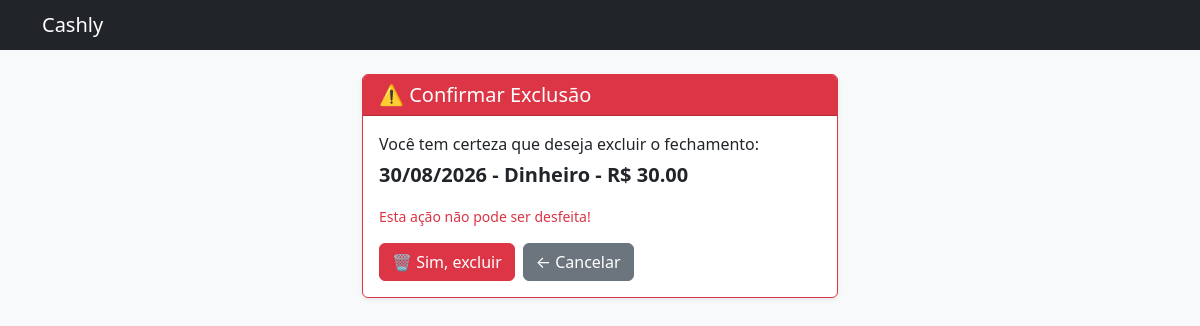
The app's page /vendas/2/excluir/ with its own data.
### vendas/models.py (models this page shows, shortened)
class Vendas(models.Model):
    data = models.DateField(default=timezone.localdate)
    TIPO_PAGAMENTO = [
        ('DINHEIRO', 'Dinheiro'),
        ('PIX', 'Pix'),
        ('DEBITO', 'Débito'),
        ('CREDITO', 'Crédito'),
    ]
    tipo_pagamento = models.CharField(max_length=10, choices=TIPO_PAGAMENTO)
    valor_total = models.DecimalField(max_digits=10, decimal_places=2)
    BANDEIRA_CARTAO = [
        ('VISA', 'Visa'),
        ('MASTERCARD', 'Mastercard'),
        ('ELO', 'Elo'),
    ]
    bandeira_cartao = models.CharField(max_length=30, choices=BANDEIRA_CARTAO, blank=True)
    responsavel = models.CharField(max_length=100)
    num_caixa =  models.CharField(max_length=20, blank=True)
    obs = models.TextField(blank=True)
    conferido = models.BooleanField(default=False)

### vendas/views.py (the view)
# urls.py: path('<int:pk>/excluir/', views.excluir_vendas, name='excluir_vendas'),
def excluir_vendas(request, pk):
    venda = venda = get_object_or_404(Vendas, pk=pk)
    if request.method == 'POST':
        venda.delete()
        return redirect('listar_vendas')
    return render(request, 'confirmar_exclusao.html', {'venda': venda})

### vendas/templates/confirmar_exclusao.html (shortened to what this page needs)
<!DOCTYPE html>
<html lang="pt-br">
<head>
    <link href="https://cdn.jsdelivr.net/npm/bootstrap@5.3.3/dist/css/bootstrap.min.css" rel="stylesheet">
</head>
<body class="bg-light">
    <nav class="navbar navbar-dark bg-dark mb-4">
        <div class="container">
            <span class="navbar-brand mb-0 h1">Cashly</span>
        </div>
    </nav>
    <main class="container pb-5" style="max-width: 500px;">
        <div class="card border-danger shadow-sm">
            <div class="card-header bg-danger text-white">
                <h1 class="h5 mb-0">⚠️ Confirmar Exclusão</h1>
            </div>
            <div class="card-body">
                <p class="mb-1">Você tem certeza que deseja excluir o fechamento:</p>
                <p class="fw-bold fs-5 text-dark">
                    {{ venda.data|date:"d/m/Y" }} -
                    {{ venda.get_tipo_pagamento_display }} -
                    R$ {{ venda.valor_total }}
                </p>
                <p class="text-danger small mb-3">Esta ação não pode ser desfeita!</p>
                <form method="post">
                    <div class="d-flex gap-2">
                        <button type="submit" class="btn btn-danger">🗑️ Sim, excluir</button>
                        <a href="{% url 'listar_vendas' %}" class="btn btn-secondary">← Cancelar</a>
                    </div>
                </form>
            </div>
        </div>
    </main>
</body>
</html>

### records on screen
Vendas: data "30/08/2026", tipo_pagamento "Dinheiro", valor_total "30.00"
